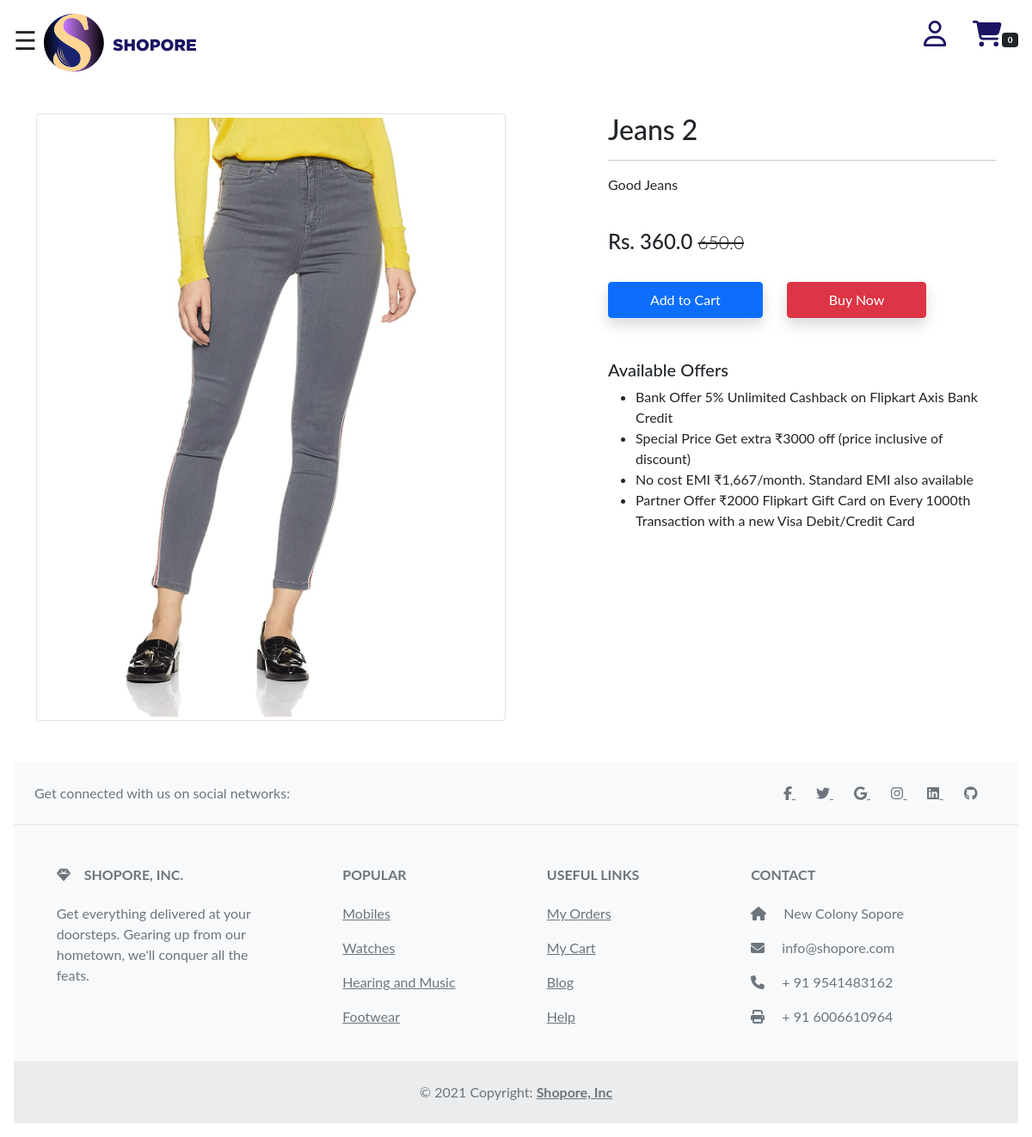
/product-detail/10/, run on the app's committed database.
### app/models.py (models this page shows, shortened)
class Product(models.Model):
 title = models.CharField(max_length=100)
 selling_price = models.FloatField()
 discounted_price = models.FloatField()
 description = models.TextField()
 brand = models.CharField(max_length=100)
 category = models.CharField( choices=CATEGORY_CHOICES, max_length=2)
 product_image = models.ImageField(upload_to='productimg')

### app/views.py (the view)
# urls.py: path('product-detail/<int:pk>/', views.ProductDetailView.as_view(), name='product-detail'),
class ProductDetailView(View):
	def get(self, request, pk):
		totalitem = 0
		product = Product.objects.get(pk=pk)
		print(product.id)
		item_already_in_cart=False
		if request.user.is_authenticated:
			totalitem = len(Cart.objects.filter(user=request.user))
			item_already_in_cart = Cart.objects.filter(Q(product=product.id) & Q(user=request.user)).exists()
		return render(request, 'app/productdetail.html', {'product':product, 'item_already_in_cart':item_already_in_cart, 'totalitem':totalitem})

### app/templates/app/productdetail.html (shortened to what this page needs)
{% extends 'app/base.html' %}
{% load static %}
{% block main-content %}
<div class="container my-5">
 <div class="row">
  <div class="col-sm-6 text-center align-self-center">
   <img src="{{product.product_image.url}}" alt="" class="img-fluid img-thumbnail">
  </div>
  <div class="col-sm-5 offset-sm-1">
   <h2>{{product.title}}</h2>
   <hr>
   <p>{{product.description}}</p> <br>
   <h4>Rs. {{product.discounted_price}} <small class="fw-light text-decoration-line-through">{{product.selling_price}}</small></h4> <br>
   {% if not request.user.is_authenticated %}
     <form action="/add-to-cart" class="d-inline">
      <button type="submit" class="btn btn-primary shadow px-5 py-2">Add to Cart</button>
     </form>
   {% endif %}
   <a href="{% url 'checkout' %}" class="btn btn-danger shadow px-5 py-2 ms-4">Buy Now</a>
   <h5 class="mt-5">Available Offers</h5>
   <ul>
    <li>Bank Offer 5% Unlimited Cashback on Flipkart Axis Bank Credit</li>
    <li>Special Price Get extra ₹3000 off (price inclusive of discount)</li>
    <li>No cost EMI ₹1,667/month. Standard EMI also available</li>
    <li>Partner Offer ₹2000 Flipkart Gift Card on Every 1000th Transaction with a new Visa Debit/Credit Card</li>
   </ul>
  </div>
 </div>
</div>
{% endblock main-content %}

### app/templates/app/base.html (style rules this page uses)
body { font-family: "Lato", sans-serif; transition: background-color .5s; }

### data on the page
Product: product_image (picture), title "Jeans 2", description "Good Jeans", discounted_price "360.0", selling_price "650.0"

### other printed values
{{ totalitem }} "0"
